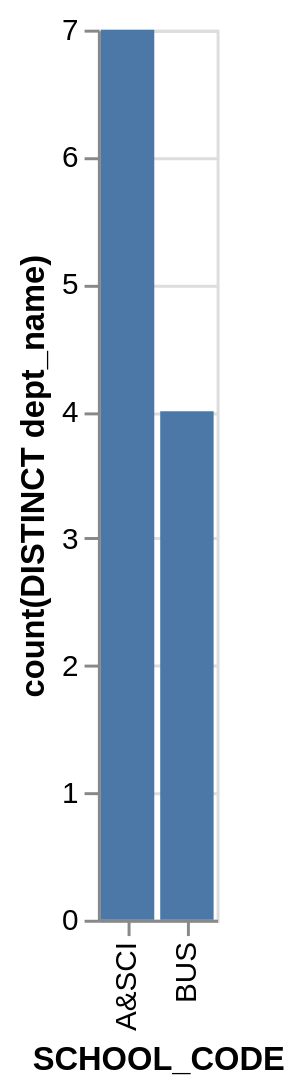

The Vega-Lite source for this figure:
### Vega-Lite specification from a JSON file in a GitHub repository (floating-point values rounded to 4 significant figures)
{"data": {"values": [{"x_data": "A&SCI", "y_data": 7}, {"x_data": "BUS", "y_data": 4}]}, "mark": "bar", "encoding": {"x": {"field": "x_data", "type": "nominal", "title": "SCHOOL_CODE", "sort": {"op": "sum", "field": "y_data", "order": "descending"}}, "y": {"field": "y_data", "type": "quantitative", "title": "count(DISTINCT dept_name)"}}}
